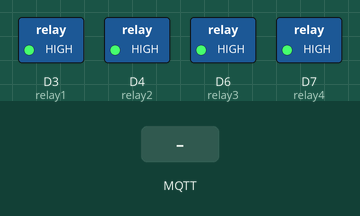
Bench run of a sketch on a simulated ESP8266 (NodeMCU). Parts: switched loads named in the sketch (green lamp = pin HIGH). The inputs (shaded band) are chosen by the test bench. WiFi joins after 1.5 s; servers stay silent unless stated; random numbers use the default seed unless the sketch sets one; no MQTT or app messages arrive unless stated; what the sketch prints to the serial monitor is not drawn.

Above: at 2.7 s.
2.8 s: MQTT message "relay1_on" arrives on the first subscribed topic
At 3.3 s:
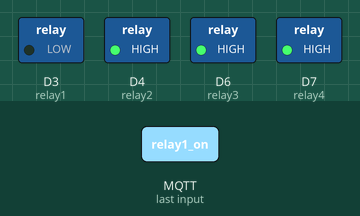
4.3 s: MQTT message "relay2_on" arrives on the first subscribed topic
At 5.5 s:
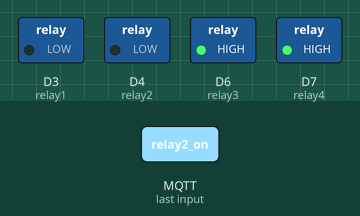
5.8 s: MQTT message "relay1_off" arrives on the first subscribed topic
At 7.0 s:
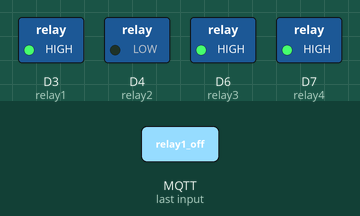
7.3 s: MQTT message "relay3_on" arrives on the first subscribed topic
At 8.2 s:
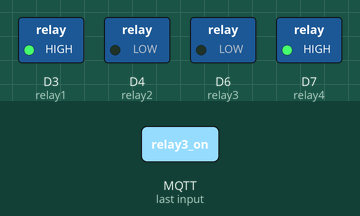
8.8 s: MQTT message "relay2_off" arrives on the first subscribed topic
At 9.4 s:
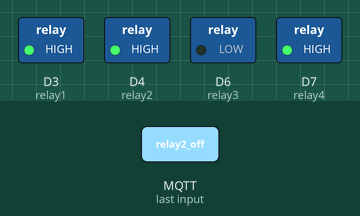
10.3 s: MQTT message "relay4_on" arrives on the first subscribed topic
At 10.7 s:
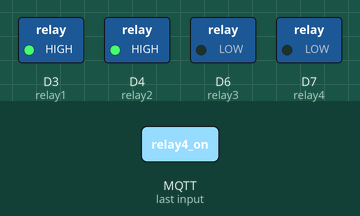
Timing chart, 0 to 12.8 s (numbered marks = the images above; inputs shaded):
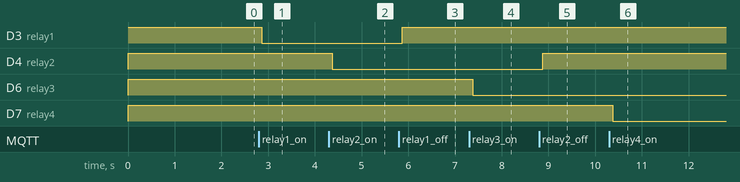

Measured:
- after the input at 2.8 s, D3 (relay1): HIGH → LOW after 0.07 s
- after the input at 4.3 s, D4 (relay2): HIGH → LOW after 0.07 s
- after the input at 5.8 s, D3 (relay1): LOW → HIGH after 0.07 s
- after the input at 7.3 s, D6 (relay3): HIGH → LOW after 0.07 s
- after the input at 8.8 s, D4 (relay2): LOW → HIGH after 0.08 s
- after the input at 10.3 s, D7 (relay4): HIGH → LOW after 0.08 s

The sketch:

program.ino
```cpp
#include <ESP8266WiFi.h>
#include <PubSubClient.h>

#define relay1 D3
#define relay2 D4
#define relay3 D6
#define relay4 D7

const char* ssid = "NAMA WIFI";
const char* password = "PASSWORD WIFI";
const char* mqtt_server = "broker.mqtt-dashboard.com";

WiFiClient espClient;
PubSubClient client(espClient);
unsigned long lastMsg = 0;
#define MSG_BUFFER_SIZE  (50)
char msg[MSG_BUFFER_SIZE];
int value = 0;

String publish = "idrusproject/msg";
String subscribe = "idrusproject/relays";

void setup() {
  Serial.begin(115200);
  pinMode(relay1, OUTPUT);
  pinMode(relay2, OUTPUT);
  pinMode(relay3, OUTPUT);
  pinMode(relay4, OUTPUT);
  digitalWrite(relay1, 1);
  digitalWrite(relay2, 1);
  digitalWrite(relay3, 1);
  digitalWrite(relay4, 1);

  setup_wifi();
  client.setServer(mqtt_server, 1883);
  client.setCallback(callback);
}

void loop() {
  if (!client.connected()) {
    reconnect();
  }
  client.loop();
  delay(100);
}
```

function.ino
```cpp
void setup_wifi() {
  delay(10);
  Serial.println();
  Serial.print("Connecting to ");
  Serial.println(ssid);

  WiFi.mode(WIFI_STA);
  WiFi.begin(ssid, password);

  while (WiFi.status() != WL_CONNECTED) {
    delay(500);
    Serial.print(".");
  }

  randomSeed(micros());

  Serial.println("");
  Serial.println("WiFi connected");
  Serial.println("IP address: ");
  Serial.println(WiFi.localIP());
}

void callback(char* topic, byte* payload, unsigned int length) {
  Serial.print("Message arrived [");
  Serial.print(topic);
  Serial.print("] ");

  // Create a String to hold the payload
  String payloadString = "";
  for (int i = 0; i < length; i++) {
    payloadString += (char)payload[i];
  }
  Serial.println(payloadString);

  if (payloadString == "relay1_on") {
    digitalWrite(relay1, LOW);
    Serial.println("Relay 1 ON");
  } else if (payloadString == "relay1_off") {
    digitalWrite(relay1, HIGH);
    Serial.println("Relay 1 OFF");
  } else if (payloadString == "relay2_on") {
    digitalWrite(relay2, LOW);
    Serial.println("Relay 2 ON");
  } else if (payloadString == "relay2_off") {
    digitalWrite(relay2, HIGH);
    Serial.println("Relay 2 OFF");
  } else if (payloadString == "relay3_on") {
    digitalWrite(relay3, LOW);
    Serial.println("Relay 3 ON");
  } else if (payloadString == "relay3_off") {
    digitalWrite(relay3, HIGH);
    Serial.println("Relay 3 OFF");
  } else if (payloadString == "relay4_on") {
    digitalWrite(relay4, LOW);
    Serial.println("Relay 4 ON");
  } else if (payloadString == "relay4_off") {
    digitalWrite(relay4, HIGH);
    Serial.println("Relay 4 OFF");
  }
}


void pubMessage() {
  lastMsg = millis();
  ++value;
  snprintf (msg, MSG_BUFFER_SIZE, "hello world #%ld", value);
  Serial.print("Publish message: ");
  Serial.println(msg);
  client.publish("outTopic", msg);
}

void reconnect() {
  while (!client.connected()) {
    Serial.print("Attempting MQTT connection...");
    String clientId = "ESP8266Client-";
    clientId += String(random(0xffff), HEX);
    if (client.connect(clientId.c_str())) {
      Serial.println("connected");
      client.publish(publish.c_str(), "ONLINE !");
      client.subscribe(subscribe.c_str());
    } else {
      Serial.print("failed, rc=");
      Serial.print(client.state());
      Serial.println(" try again in 5 seconds");
      // Wait 5 seconds before retrying
      delay(5000);
    }
  }
}
```
